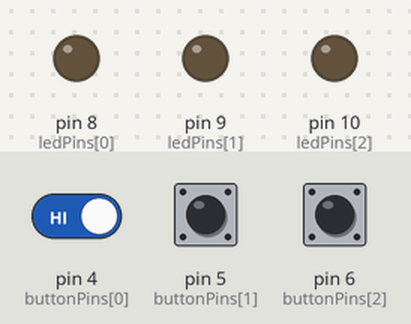
The sketch below on a simulated Arduino Uno, built with avr-gcc and run on an emulated ATmega328P. Shown: output pins drawn as LEDs (lit = HIGH). Dashed ring = blinking. The test bench sets the inputs (shaded band); at power-on: pin 6 (buttonPins[2]) HIGH, pin 4 (buttonPins[0]) HIGH, pin 5 (buttonPins[1]) HIGH. Random numbers use the default seed unless the sketch sets one.

Above: at 1.2 s.
1.3 s: pin 6 (buttonPins[2]) pulled LOW for 3.2 s
At 2.2 s:
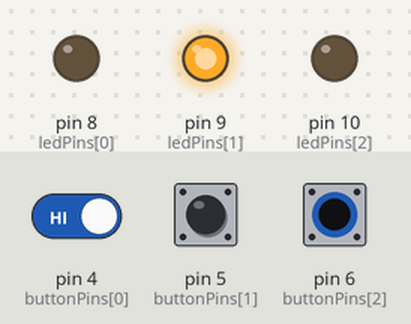
6.5 s: pin 4 (buttonPins[0]) driven LOW and pin 6 (buttonPins[2]) driven LOW
At 8.02 s:
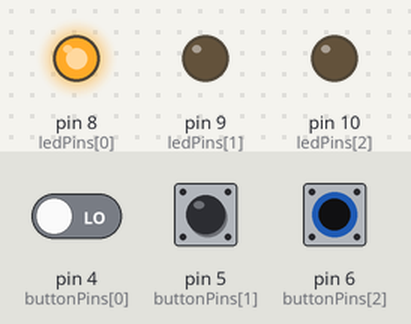
9.5 s: pin 4 (buttonPins[0]) driven HIGH
At 9.67 s:
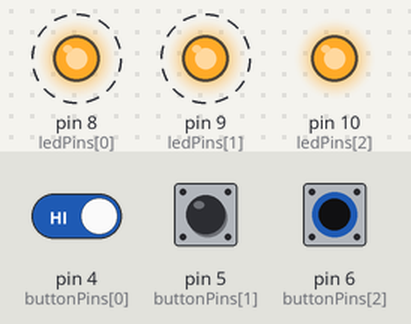
12.5 s: pin 6 (buttonPins[2]) driven HIGH
At 14.2 s:
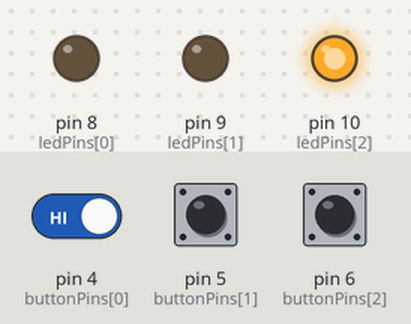
15.5 s: pin 5 (buttonPins[1]) pulled LOW for 1 s
At 16.67 s:
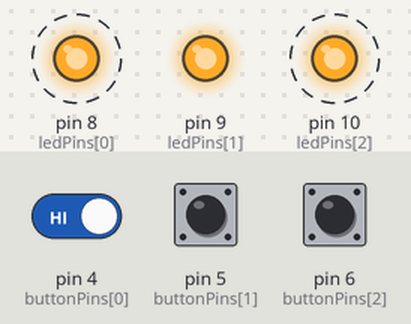
Timing chart, 0 to 19.3 s (numbered marks = the images above; inputs shaded):
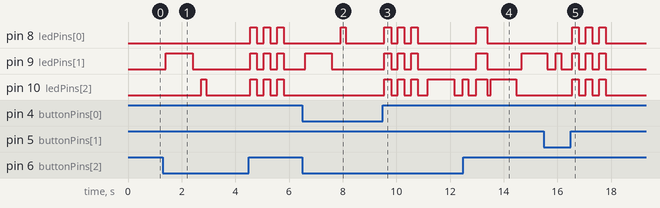

The sketch:

6_MemoryGame_3colors.ino
```cpp
/*This sketch is a simple version of the famous Simon Says game. You can  use it and improved it adding
levels and everything you want to increase the  diffuculty!

There are 3 LEDs conencted to pins 8 - 10 that pulse in a different order you have to remember
There are 3 buttons connected to pins 4 - 6 that you use to replicate the right sequence
One of the buttons is the start button

The original code and idea is from Arduino_Scuola on the Arduino Project Hub
https://projecthub.arduino.cc/Arduino_Scuola/a-simple-simon-says-game-6f7fef
It has been modified to have variables for pins and use for loops
*/

//Pins used for buttons
const int buttonPins[] = { 4, 5, 6};
const int buttonCount = 3;//You could add more buttons and tones

//Pins used for LEDs
const int ledPins[] = {8, 9, 10};//{ 10, 9, 8}
//The wiring might have these flipped
//If so, reverse their order in this array

const int startSpeed = 1000;//If you think its too slow, start at 300-500
const int minSpeed = 50;//If you don't stop it here, it is too fast

const int MAX_LEVEL  = 100;
int sequence[MAX_LEVEL];
int your_sequence[MAX_LEVEL];
int level  = 1;

int velocity = startSpeed;

void setup() {
  //Using a for loop to set all the pins as input
  for (int i = 0; i < buttonCount; i++) {
    pinMode(buttonPins[i], INPUT_PULLUP);
  }
  //LED output pins
  for (int i = 0; i < buttonCount; i++) {
    pinMode(ledPins[i], OUTPUT);
    //Start them off
    digitalWrite(ledPins[i], LOW);
  }
}

void loop()
{
  if  (level == 1)
  generate_sequence();//generate a sequence;

  if (digitalRead(buttonPins[buttonCount - 1])  == LOW || level != 1) //If first button is pressed or you're winning
  {
  show_sequence();    //show the sequence
  get_sequence();     //wait for your sequence
  }
}

void show_sequence(){
  //Start off
  allLow();
  delay(100);
  //Show the sequence
  for (int i = 0; i < level; i++){
    digitalWrite(ledPins[sequence[i]], HIGH); // Use index, not pin number
    delay(velocity);
    digitalWrite(ledPins[sequence[i]], LOW);
    delay(200);
  }
  delay(100);
}

void get_sequence() {
  for (int i = 0; i < level; i++) {
    bool pressed = false;
    while (!pressed) {
      for (int j = 0; j < buttonCount; j++) {
        if (digitalRead(buttonPins[j]) == LOW) {
          delay(20); // debounce: wait for signal to settle
          if (digitalRead(buttonPins[j]) == LOW) { // confirm still pressed
            digitalWrite(ledPins[j], HIGH);
            your_sequence[i] = j;
            delay(200); // LED/sound feedback
            digitalWrite(ledPins[j], LOW);
            // Wait for button release to avoid double press
            while (digitalRead(buttonPins[j]) == LOW) { delay(10); }
            delay(50); // debounce: wait after release
            pressed = true;
            if (your_sequence[i] != sequence[i]) {
              wrong_sequence();
              return;
            }
            break;
          }
        }
      }
    }
  }
  right_sequence();
}

void generate_sequence(){
  //Generate a random sequence
  randomSeed(millis());
  for (int i = 0; i < MAX_LEVEL; i++)
  {
    sequence[i]  = random(0, buttonCount); // Store index (0-3)
  }
}

void wrong_sequence()
{
  for (int i = 0; i < 3;  i++)
  {
    //Blink 3 times
    allHigh();
    delay(250);
    allLow();
    delay(250);
  }
  //Rest level
  level  = 1;
  velocity = startSpeed;
}

void right_sequence(){
  //Blink all
  allLow();
  delay(250);
  allHigh();
  delay(400);
  allLow();
  delay(40);

  if  (level < MAX_LEVEL);
  level++;

  velocity -= 50; //increase difficulty
  //But set minimum
  if (velocity < minSpeed){
    velocity = minSpeed;
  }
}
void allHigh(){
  for (int i = 0; i < buttonCount; i++) {
    digitalWrite(ledPins[i], HIGH);
  }
}
void allLow(){
  for (int i = 0; i < buttonCount; i++) {
    digitalWrite(ledPins[i], LOW);
  }
}
```

Measured:
- after the input at 1.3 s, pin 8 (ledPins[0]): alternates HIGH for 0.25 s and LOW for 0.25 s, 6 changes in all, then stays LOW, starting after 3.3 s; pin 9 (ledPins[1]): LOW → HIGH after 0.10 s, → LOW 1.0 s later, → HIGH 2.2 s later, → LOW 0.25 s later, … (8 changes in this stretch)
- after the input at 6.5 s, pin 8 (ledPins[0]): LOW → HIGH after 1.4 s, → LOW 0.20 s later; pin 9 (ledPins[1]): LOW → HIGH after 0.10 s, → LOW 1.0 s later
- after the input at 9.5 s, pin 8 (ledPins[0]), pin 9 (ledPins[1]): alternates HIGH for 0.25 s and LOW for 0.25 s, 6 changes in all, then stays LOW, starting after 0.05 s; pin 10 (ledPins[2]): LOW → HIGH after 0.05 s, → LOW 0.25 s later, → HIGH 0.25 s later, → LOW 0.25 s later, … (9 changes in this stretch)
- after the input at 12.5 s, pin 8 (ledPins[0]): LOW → HIGH after 0.48 s, → LOW 0.40 s later; pin 9 (ledPins[1]): LOW → HIGH after 0.48 s, → LOW 0.40 s later, → HIGH 1.3 s later
- after the input at 15.5 s, pin 8 (ledPins[0]), pin 10 (ledPins[2]): alternates HIGH for 0.25 s and LOW for 0.25 s, 6 changes in all, then stays LOW, starting after 1.1 s
